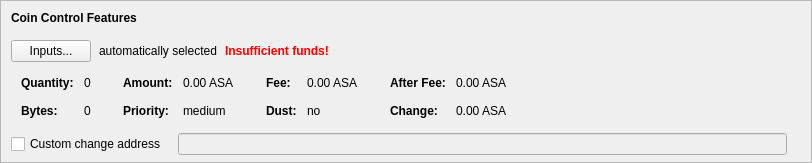
    <widget class="QFrame" name="frameCoinControl">
     <property name="sizePolicy">
      <sizepolicy hsizetype="Expanding" vsizetype="Expanding">
       <horstretch>0</horstretch>
       <verstretch>0</verstretch>
      </sizepolicy>
     </property>
     <property name="maximumSize">
      <size>
       <width>16777215</width>
       <height>16777215</height>
      </size>
     </property>
     <property name="frameShape">
      <enum>QFrame::StyledPanel</enum>
     </property>
     <property name="frameShadow">
      <enum>QFrame::Sunken</enum>
     </property>
     <layout class="QVBoxLayout" name="verticalLayoutCoinControl2">
      <property name="spacing">
       <number>0</number>
      </property>
      <property name="leftMargin">
       <number>0</number>
      </property>
      <property name="topMargin">
       <number>0</number>
      </property>
      <property name="rightMargin">
       <number>0</number>
      </property>
      <property name="bottomMargin">
       <number>6</number>
      </property>
      <item>
       <layout class="QVBoxLayout" name="verticalLayoutCoinControl" stretch="0,0,0,0,1">
        <property name="spacing">
         <number>0</number>
        </property>
        <property name="leftMargin">
         <number>10</number>
        </property>
        <property name="topMargin">
         <number>10</number>
        </property>
        <item>
         <layout class="QHBoxLayout" name="horizontalLayoutCoinControl1">
          <property name="bottomMargin">
           <number>15</number>
          </property>
          <item>
           <widget class="QLabel" name="labelCoinControlFeatures">
            <property name="sizePolicy">
             <sizepolicy hsizetype="Preferred" vsizetype="Maximum">
              <horstretch>0</horstretch>
              <verstretch>0</verstretch>
             </sizepolicy>
            </property>
            <property name="font">
             <font>
              <weight>75</weight>
              <bold>true</bold>
             </font>
            </property>
            <property name="styleSheet">
             <string notr="true">font-weight:bold;</string>
            </property>
            <property name="text">
             <string>Coin Control Features</string>
            </property>
           </widget>
          </item>
         </layout>
        </item>
        <item>
         <layout class="QHBoxLayout" name="horizontalLayoutCoinControl2" stretch="0,0,0,0">
          <property name="spacing">
           <number>8</number>
          </property>
          <property name="bottomMargin">
           <number>10</number>
          </property>
          <item>
           <widget class="QPushButton" name="pushButtonCoinControl">
            <property name="styleSheet">
             <string notr="true"/>
            </property>
            <property name="text">
             <string>Inputs...</string>
            </property>
            <property name="autoDefault">
             <bool>false</bool>
            </property>
           </widget>
          </item>
          <item>
           <widget class="QLabel" name="labelCoinControlAutomaticallySelected">
            <property name="text">
             <string>automatically selected</string>
            </property>
            <property name="margin">
             <number>5</number>
            </property>
           </widget>
          </item>
          <item>
           <widget class="QLabel" name="labelCoinControlInsuffFunds">
            <property name="font">
             <font>
              <weight>75</weight>
              <bold>true</bold>
             </font>
            </property>
            <property name="styleSheet">
             <string notr="true">color:red;font-weight:bold;</string>
            </property>
            <property name="text">
             <string>Insufficient funds!</string>
            </property>
            <property name="margin">
             <number>5</number>
            </property>
           </widget>
          </item>
          <item>
           <spacer name="horizontalSpacerCoinControl">
            <property name="orientation">
             <enum>Qt::Horizontal</enum>
            </property>
            <property name="sizeHint" stdset="0">
             <size>
              <width>40</width>
              <height>1</height>
             </size>
            </property>
           </spacer>
          </item>
         </layout>
        </item>
        <item>
         <widget class="QWidget" name="widgetCoinControl" native="true">
          <property name="sizePolicy">
           <sizepolicy hsizetype="Preferred" vsizetype="Preferred">
            <horstretch>0</horstretch>
            <verstretch>0</verstretch>
           </sizepolicy>
          </property>
          <property name="minimumSize">
           <size>
            <width>0</width>
            <height>0</height>
           </size>
          </property>
          <property name="styleSheet">
           <string notr="true"/>
          </property>
          <layout class="QHBoxLayout" name="horizontalLayoutCoinControl5">
           <property name="leftMargin">
            <number>0</number>
           </property>
           <property name="topMargin">
            <number>0</number>
           </property>
           <property name="rightMargin">
            <number>0</number>
           </property>
           <property name="bottomMargin">
            <number>0</number>
           </property>
           <item>
            <layout class="QHBoxLayout" name="horizontalLayoutCoinControl3" stretch="0,0,0,1">
             <property name="spacing">
              <number>20</number>
             </property>
             <property name="topMargin">
              <number>0</number>
             </property>
             <property name="bottomMargin">
              <number>10</number>
             </property>
             <item>
              <layout class="QFormLayout" name="formLayoutCoinControl1">
               <property name="horizontalSpacing">
                <number>10</number>
               </property>
               <property name="verticalSpacing">
                <number>14</number>
               </property>
               <property name="leftMargin">
                <number>10</number>
               </property>
               <property name="topMargin">
                <number>4</number>
               </property>
               <property name="rightMargin">
                <number>6</number>
               </property>
               <item row="0" column="0">
                <widget class="QLabel" name="labelCoinControlQuantityText">
                 <property name="font">
                  <font>
                   <weight>75</weight>
                   <bold>true</bold>
                  </font>
                 </property>
                 <property name="text">
                  <string>Quantity:</string>
                 </property>
                 <property name="margin">
                  <number>0</number>
                 </property>
                </widget>
               </item>
               <item row="0" column="1">
                <widget class="QLabel" name="labelCoinControlQuantity">
                 <property name="cursor">
                  <cursorShape>IBeamCursor</cursorShape>
                 </property>
                 <property name="contextMenuPolicy">
                  <enum>Qt::ActionsContextMenu</enum>
                 </property>
                 <property name="text">
                  <string notr="true">0</string>
                 </property>
                 <property name="margin">
                  <number>0</number>
                 </property>
                 <property name="textInteractionFlags">
                  <set>Qt::LinksAccessibleByMouse|Qt::TextSelectableByKeyboard|Qt::TextSelectableByMouse</set>
                 </property>
                </widget>
               </item>
               <item row="1" column="0">
                <widget class="QLabel" name="labelCoinControlBytesText">
                 <property name="font">
                  <font>
                   <weight>75</weight>
                   <bold>true</bold>
                  </font>
                 </property>
                 <property name="text">
                  <string>Bytes:</string>
                 </property>
                </widget>
               </item>
               <item row="1" column="1">
                <widget class="QLabel" name="labelCoinControlBytes">
                 <property name="cursor">
                  <cursorShape>IBeamCursor</cursorShape>
                 </property>
                 <property name="contextMenuPolicy">
                  <enum>Qt::ActionsContextMenu</enum>
                 </property>
                 <property name="text">
                  <string notr="true">0</string>
                 </property>
                 <property name="textInteractionFlags">
                  <set>Qt::LinksAccessibleByMouse|Qt::TextSelectableByKeyboard|Qt::TextSelectableByMouse</set>
                 </property>
                </widget>
               </item>
              </layout>
             </item>
             <item>
              <layout class="QFormLayout" name="formLayoutCoinControl2">
               <property name="horizontalSpacing">
                <number>10</number>
               </property>
               <property name="verticalSpacing">
                <number>14</number>
               </property>
               <property name="leftMargin">
                <number>6</number>
               </property>
               <property name="topMargin">
                <number>4</number>
               </property>
               <property name="rightMargin">
                <number>6</number>
               </property>
               <item row="0" column="0">
                <widget class="QLabel" name="labelCoinControlAmountText">
                 <property name="font">
                  <font>
                   <weight>75</weight>
                   <bold>true</bold>
                  </font>
                 </property>
                 <property name="text">
                  <string>Amount:</string>
                 </property>
                 <property name="margin">
                  <number>0</number>
                 </property>
                </widget>
               </item>
               <item row="0" column="1">
                <widget class="QLabel" name="labelCoinControlAmount">
                 <property name="cursor">
                  <cursorShape>IBeamCursor</cursorShape>
                 </property>
                 <property name="contextMenuPolicy">
                  <enum>Qt::ActionsContextMenu</enum>
                 </property>
                 <property name="text">
                  <string notr="true">0.00 ASA</string>
                 </property>
                 <property name="textInteractionFlags">
                  <set>Qt::LinksAccessibleByMouse|Qt::TextSelectableByKeyboard|Qt::TextSelectableByMouse</set>
                 </property>
                </widget>
               </item>
               <item row="1" column="0">
                <widget class="QLabel" name="labelCoinControlPriorityText">
                 <property name="font">
                  <font>
                   <weight>75</weight>
                   <bold>true</bold>
                  </font>
                 </property>
                 <property name="text">
                  <string>Priority:</string>
                 </property>
                </widget>
               </item>
               <item row="1" column="1">
                <widget class="QLabel" name="labelCoinControlPriority">
                 <property name="cursor">
                  <cursorShape>IBeamCursor</cursorShape>
                 </property>
                 <property name="contextMenuPolicy">
                  <enum>Qt::ActionsContextMenu</enum>
                 </property>
                 <property name="text">
                  <string notr="true">medium</string>
                 </property>
                 <property name="textInteractionFlags">
                  <set>Qt::LinksAccessibleByMouse|Qt::TextSelectableByKeyboard|Qt::TextSelectableByMouse</set>
                 </property>
                </widget>
               </item>
              </layout>
             </item>
             <item>
              <layout class="QFormLayout" name="formLayoutCoinControl3">
               <property name="horizontalSpacing">
                <number>10</number>
               </property>
               <property name="verticalSpacing">
                <number>14</number>
               </property>
               <property name="leftMargin">
                <number>6</number>
               </property>
               <property name="topMargin">
                <number>4</number>
               </property>
               <property name="rightMargin">
                <number>6</number>
               </property>
               <item row="0" column="0">
                <widget class="QLabel" name="labelCoinControlFeeText">
                 <property name="font">
                  <font>
                   <weight>75</weight>
                   <bold>true</bold>
                  </font>
                 </property>
                 <property name="text">
                  <string>Fee:</string>
                 </property>
                 <property name="margin">
                  <number>0</number>
                 </property>
                </widget>
               </item>
               <item row="0" column="1">
                <widget class="QLabel" name="labelCoinControlFee">
                 <property name="cursor">
                  <cursorShape>IBeamCursor</cursorShape>
                 </property>
                 <property name="contextMenuPolicy">
                  <enum>Qt::ActionsContextMenu</enum>
                 </property>
                 <property name="text">
                  <string notr="true">0.00 ASA</string>
                 </property>
                 <property name="textInteractionFlags">
                  <set>Qt::LinksAccessibleByMouse|Qt::TextSelectableByKeyboard|Qt::TextSelectableByMouse</set>
                 </property>
                </widget>
               </item>
               <item row="1" column="0">
                <widget class="QLabel" name="labelCoinControlLowOutputText">
                 <property name="font">
                  <font>
                   <weight>75</weight>
                   <bold>true</bold>
                  </font>
                 </property>
                 <property name="text">
                  <string>Dust:</string>
                 </property>
                </widget>
               </item>
               <item row="1" column="1">
                <widget class="QLabel" name="labelCoinControlLowOutput">
                 <property name="cursor">
                  <cursorShape>IBeamCursor</cursorShape>
                 </property>
                 <property name="contextMenuPolicy">
                  <enum>Qt::ActionsContextMenu</enum>
                 </property>
                 <property name="text">
                  <string notr="true">no</string>
                 </property>
                 <property name="textInteractionFlags">
                  <set>Qt::LinksAccessibleByMouse|Qt::TextSelectableByKeyboard|Qt::TextSelectableByMouse</set>
                 </property>
                </widget>
               </item>
              </layout>
             </item>
             <item>
              <layout class="QFormLayout" name="formLayoutCoinControl4">
               <property name="horizontalSpacing">
                <number>10</number>
               </property>
               <property name="verticalSpacing">
                <number>14</number>
               </property>
               <property name="leftMargin">
                <number>6</number>
               </property>
               <property name="topMargin">
                <number>4</number>
               </property>
               <property name="rightMargin">
                <number>6</number>
               </property>
               <item row="0" column="0">
                <widget class="QLabel" name="labelCoinControlAfterFeeText">
                 <property name="font">
                  <font>
                   <weight>75</weight>
                   <bold>true</bold>
                  </font>
                 </property>
                 <property name="text">
                  <string>After Fee:</string>
                 </property>
                 <property name="margin">
                  <number>0</number>
                 </property>
                </widget>
               </item>
               <item row="0" column="1">
                <widget class="QLabel" name="labelCoinControlAfterFee">
                 <property name="cursor">
                  <cursorShape>IBeamCursor</cursorShape>
                 </property>
                 <property name="contextMenuPolicy">
                  <enum>Qt::ActionsContextMenu</enum>
                 </property>
                 <property name="text">
                  <string notr="true">0.00 ASA</string>
                 </property>
                 <property name="textInteractionFlags">
                  <set>Qt::LinksAccessibleByMouse|Qt::TextSelectableByKeyboard|Qt::TextSelectableByMouse</set>
                 </property>
                </widget>
               </item>
               <item row="1" column="0">
                <widget class="QLabel" name="labelCoinControlChangeText">
                 <property name="font">
                  <font>
                   <weight>75</weight>
                   <bold>true</bold>
                  </font>
                 </property>
                 <property name="text">
                  <string>Change:</string>
                 </property>
                </widget>
               </item>
               <item row="1" column="1">
                <widget class="QLabel" name="labelCoinControlChange">
                 <property name="cursor">
                  <cursorShape>IBeamCursor</cursorShape>
                 </property>
                 <property name="contextMenuPolicy">
                  <enum>Qt::ActionsContextMenu</enum>
                 </property>
                 <property name="text">
                  <string notr="true">0.00 ASA</string>
                 </property>
                 <property name="textInteractionFlags">
                  <set>Qt::LinksAccessibleByMouse|Qt::TextSelectableByKeyboard|Qt::TextSelectableByMouse</set>
                 </property>
                </widget>
               </item>
              </layout>
             </item>
            </layout>
           </item>
          </layout>
         </widget>
        </item>
        <item>
         <layout class="QHBoxLayout" name="horizontalLayoutCoinControl4" stretch="0,0,0">
          <property name="spacing">
           <number>12</number>
          </property>
          <property name="sizeConstraint">
           <enum>QLayout::SetDefaultConstraint</enum>
          </property>
          <property name="topMargin">
           <number>5</number>
          </property>
          <property name="rightMargin">
           <number>5</number>
          </property>
          <item>
           <widget class="QCheckBox" name="checkBoxCoinControlChange">
            <property name="toolTip">
             <string>If this is activated, but the change address is empty or invalid, change will be sent to a newly generated address.</string>
            </property>
            <property name="text">
             <string>Custom change address</string>
            </property>
           </widget>
          </item>
          <item>
           <widget class="QValidatedLineEdit" name="lineEditCoinControlChange">
            <property name="enabled">
             <bool>false</bool>
            </property>
            <property name="sizePolicy">
             <sizepolicy hsizetype="Expanding" vsizetype="Fixed">
              <horstretch>0</horstretch>
              <verstretch>0</verstretch>
             </sizepolicy>
            </property>
           </widget>
          </item>
          <item>
           <widget class="QLabel" name="labelCoinControlChangeLabel">
            <property name="sizePolicy">
             <sizepolicy hsizetype="Preferred" vsizetype="Expanding">
              <horstretch>0</horstretch>
              <verstretch>0</verstretch>
             </sizepolicy>
            </property>
            <property name="minimumSize">
             <size>
              <width>0</width>
              <height>0</height>
             </size>
            </property>
            <property name="text">
             <string/>
            </property>
            <property name="margin">
             <number>3</number>
            </property>
           </widget>
          </item>
         </layout>
        </item>
        <item>
         <spacer name="verticalSpacerCoinControl">
          <property name="orientation">
           <enum>Qt::Vertical</enum>
          </property>
          <property name="sizeHint" stdset="0">
           <size>
            <width>800</width>
            <height>1</height>
           </size>
          </property>
         </spacer>
        </item>
       </layout>
      </item>
     </layout>
    </widget>
